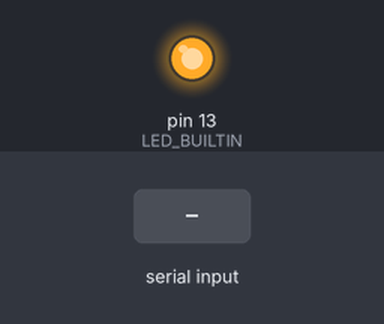
Recording of a sketch running on a simulated Arduino Uno, built with avr-gcc and run on an emulated ATmega328P. Parts: output pins drawn as LEDs (lit = HIGH). The inputs (shaded band) are chosen by the test bench. What the sketch prints to the serial monitor is not drawn.

Above: at 1.2 s.
1.3 s: byte 2 (2) received over Serial
At 2.7 s:
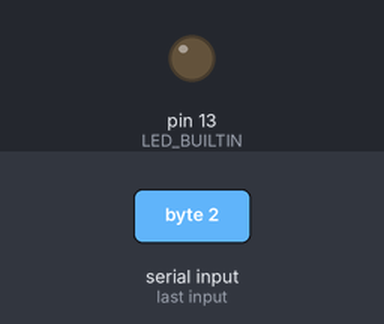
3.5 s: byte 3 (3) received over Serial
Timing chart, 0 to 6.5 s (numbered marks = the images above; inputs shaded):
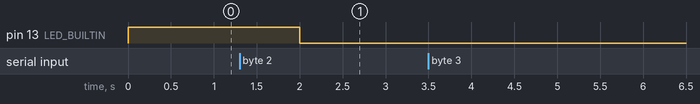

The sketch:

protocoltest.ino
```cpp
// (licence header left out)
// Remove the following line if you are not using an LCD to display data
//#define LCD

#include <SoftwareSerial.h>

//#include <ArduinoSerialProtocol.h>

enum StarCarMode
{
  CarMode_None = 0,
  CarMode_Controller = 1,
  CarMode_Watch = 2
};

enum StarCarSensorRequest
{
  CarSensorRequest_None = 0,
  CarSensorRequest_Sonic = 1,
  CarSensorRequest_Magnet = 2,
  CarSensorRequest_Accelerator = 4
};

struct StarBoardExchangeData_t
{
  unsigned char Mode;
  unsigned char Request;

  signed int DistanceFront;
  signed int DistanceBack;

  unsigned char  DirectionParity;
  signed int DirectionValue;

  unsigned char  AccelerationXParity;
  signed int AccelerationXValue;

  unsigned char AccelerationYParity;
  signed int AccelerationYValue;

  unsigned int crc;

}
StarBoardExchangeData;

struct payload{

  uint8_t firstvalue = 50;
  uint8_t secondvalue = 60;
}
testData;

/*
  struct SamplePayload {
 int8_t A;
 uint8_t B;
 int16_t C;
 uint16_t D;
 } payload;
 */
//ArduinoSerialProtocol protocol(&Serial, (uint8_t*)&StarBoardExchangeData, sizeof(StarBoardExchangeData));
//ArduinoSerialProtocol protocol(&Serial, (uint8_t*)&payload, sizeof(payload));
uint8_t receiveState;
bool low = false;

void setup()
{
  Serial.begin(115200);

  StarBoardExchangeData.Mode = 0;
  StarBoardExchangeData.Request = 0;
  StarBoardExchangeData.DistanceFront = 250;
  StarBoardExchangeData.DistanceBack = 160;
  StarBoardExchangeData.DirectionParity = 1;
  StarBoardExchangeData.DirectionValue = 365;
  StarBoardExchangeData.AccelerationXParity = 1;
  StarBoardExchangeData.AccelerationXValue = 2000;
  StarBoardExchangeData.AccelerationYParity = 1;
  StarBoardExchangeData.AccelerationYValue = 3500;
  StarBoardExchangeData.crc = 0;

  pinMode(LED_BUILTIN, OUTPUT);
  digitalWrite(LED_BUILTIN, HIGH );
  /*
     payload.A = 0;
   payload.B = 0;
   payload.C = 0;
   payload.D = 0;
   }
   */

  Serial.println(sizeof(StarBoardExchangeData));
  Serial.println(sizeof(uint8_t));
  Serial.println(sizeof(uint16_t));
}
void loop()
{

  if (Serial.available() > 0) {

    int incomingByte = Serial.read();

    if(incomingByte == 2){

      digitalWrite(LED_BUILTIN, LOW);
    }

    if(incomingByte == 1){

      digitalWrite(LED_BUILTIN, HIGH);
    }

    if(incomingByte == 3){


      StarBoardExchangeData.Mode += 1;
      StarBoardExchangeData.Request += 1;
      StarBoardExchangeData.DistanceFront += 1;
      StarBoardExchangeData.DistanceBack += 1;
      StarBoardExchangeData.DirectionParity = 1;
      StarBoardExchangeData.DirectionValue += 1;
      StarBoardExchangeData.AccelerationXParity = 1;
      StarBoardExchangeData.AccelerationXValue += 1;
      StarBoardExchangeData.AccelerationYParity = 1;
      StarBoardExchangeData.AccelerationYValue += 1;

      StarBoardExchangeData.crc ^= StarBoardExchangeData.Mode;
      StarBoardExchangeData.crc ^= StarBoardExchangeData.Request;
      StarBoardExchangeData.crc ^= StarBoardExchangeData.DistanceFront;
      StarBoardExchangeData.crc ^= StarBoardExchangeData.DistanceBack;
      StarBoardExchangeData.crc ^= StarBoardExchangeData.DirectionParity;
      StarBoardExchangeData.crc ^= StarBoardExchangeData.DirectionValue;
      StarBoardExchangeData.crc ^= StarBoardExchangeData.AccelerationXParity;
      StarBoardExchangeData.crc ^= StarBoardExchangeData.AccelerationXValue;
      StarBoardExchangeData.crc ^= StarBoardExchangeData.AccelerationYParity;
      StarBoardExchangeData.crc ^= StarBoardExchangeData.AccelerationYValue;


      Serial.write((const uint8_t *)&StarBoardExchangeData, sizeof(StarBoardExchangeData));

      StarBoardExchangeData.crc = 0;
    }
  }
  /*
  receiveState = protocol.receive();

   if (receiveState == ProtocolState::SUCCESS)
   {

   if (StarBoardExchangeData.Request == 1) {

   //Serial.println("Empfangen");

   //Serial.println(StarBoardExchangeData.Mode);

   if (low) {
   digitalWrite(LED_BUILTIN, LOW);
   low = false;
   } else {
   digitalWrite(LED_BUILTIN, HIGH);
   low = true;
   }

  /*if (StarBoardExchangeData.DistanceFront == 255) {

   StarBoardExchangeData.DistanceFront = 0;
   } else {
   ++StarBoardExchangeData.DistanceFront;
   }

   StarBoardExchangeData.Mode = 0;
   StarBoardExchangeData.Request = 0;

   protocol.send();

   }

   }
   */
  delay(1000);
}
```

Measured:
- after the input at 1.3 s, pin 13 (LED_BUILTIN): HIGH → LOW after 0.70 s
- after the input at 3.5 s, every drawn part: stays the same
